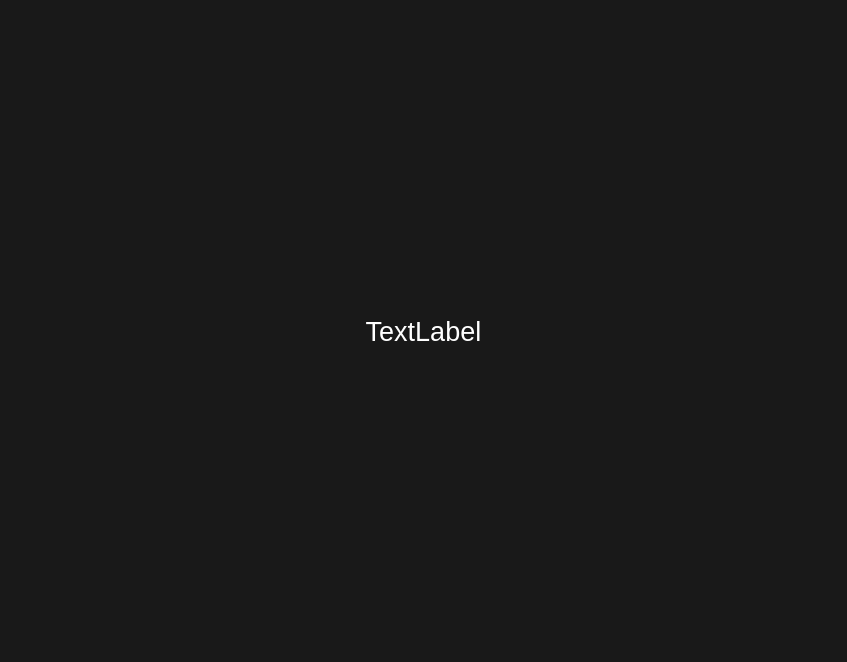
<?xml version="1.0" encoding="UTF-8"?>
<ui version="4.0">
 <class>LongBreakWidget</class>
 <widget class="QWidget" name="LongBreakWidget">
  <property name="geometry">
   <rect>
    <x>0</x>
    <y>0</y>
    <width>847</width>
    <height>662</height>
   </rect>
  </property>
  <property name="windowTitle">
   <string>LongBreakWidget</string>
  </property>
  <property name="windowOpacity">
   <double>0.800000000000000</double>
  </property>
  <property name="styleSheet">
   <string notr="true">background-color:rgb(25,25,25);</string>
  </property>
  <layout class="QHBoxLayout" name="horizontalLayout">
   <item>
    <widget class="QLabel" name="label">
     <property name="font">
      <font>
       <pointsize>20</pointsize>
      </font>
     </property>
     <property name="styleSheet">
      <string notr="true">color:white;</string>
     </property>
     <property name="text">
      <string>TextLabel</string>
     </property>
     <property name="alignment">
      <set>Qt::AlignCenter</set>
     </property>
    </widget>
   </item>
  </layout>
 </widget>
 <resources/>
 <connections/>
</ui>
